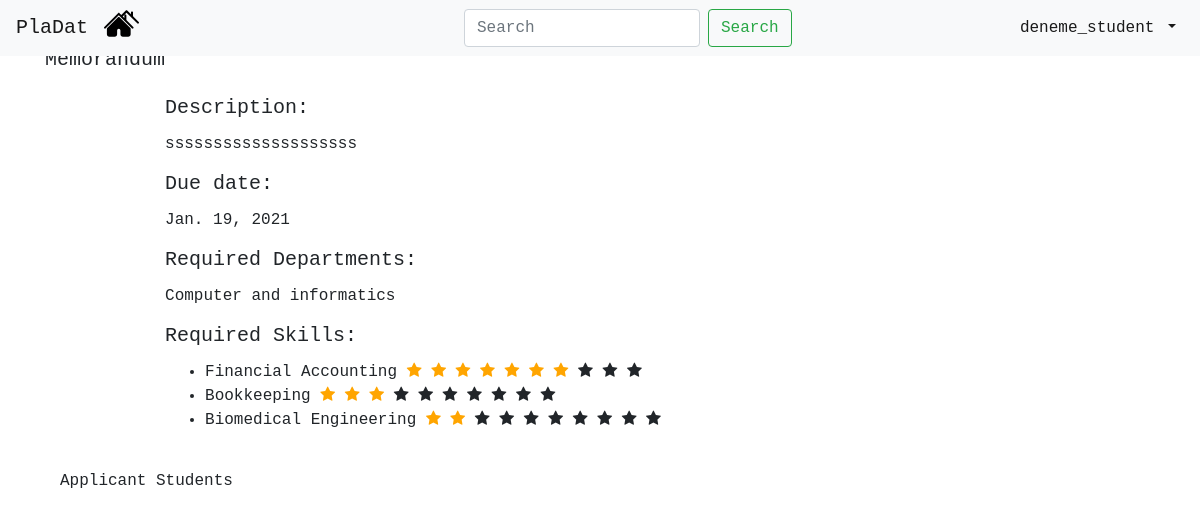
The page /see-details/28/ (signed in) on the database its author committed.
### mainapp/models.py (models this page shows, shortened)
class Job(models.Model):
    employer = models.ForeignKey(Employer, on_delete=models.CASCADE,default=None) #employer_id
    job_title = models.CharField(max_length=100,default=None)
    job_description = models.CharField(max_length=100,default=None) #description
    publish_time = models.DateTimeField(auto_now_add=True, blank=True)
    due_date = models.DateField(default=None,null=True)
    req_departments = models.CharField(max_length=100,default=None,null=True)

class Skill(models.Model):
    skill = models.CharField(max_length=100,default=None)

### mainapp/views.py (the view)
# urls.py: path('see-details/<int:jobid>/', views.see_details, name='see_details'),
@login_required
def see_details(request, jobid):
    current_user = request.user
    job = Job.objects.get(id=jobid) # job to display it's details
    jobs_skill_total = get_skill_rate_zipped_job(job) # Zipping skill-rate and sent them to template
    jobs_owner = Employer.objects.get(id = job.employer_id)
    is_jobs_owner =  (current_user.id == jobs_owner.user_id)
    matched_students = []
    if JobSkill.objects.filter(job_id=job.id).count() > 1:
        for item in match_students(job):
            matched_students.append(Student.objects.get(id=item[0]))
    applications = Application.objects.filter(job_id = jobid)
    who_applied = []
    for item in applications:
        if item.is_accepted==0: # 0 is waiting, 1 is declined, 2 is accepted
            who_applied.append(Student.objects.get(id = item.student_id))
    students_skill_total_all = []
    for item in who_applied:
        students_skill_total = get_skill_rate_zipped_student(item)
        students_skill_total_all.append(students_skill_total)
    students_skill_total_all_zipped = zip(who_applied,students_skill_total_all)
    return render(request, "see-details.html",{"job": job, "jobs_skill_total": jobs_skill_total,
                                               "is_jobs_owner": is_jobs_owner,
                                                "students_skill_total_all_zipped": students_skill_total_all_zipped,
                                                "matched_students": matched_students})

### mainapp/utils.py (called while the page is built)
def get_skill_rate_zipped_job(job):
    jobs_skill = JobSkill.objects.filter(job_id=job.id)
    jobs_skill_list = []
    jobs_rate_list = []
    for item in jobs_skill:
        jobs_skill_list.append(Skill.objects.get(id=item.skill_id).skill)
        jobs_rate_list.append(item.rate)
    jobs_skill_total = zip(jobs_skill_list, jobs_rate_list)
    return jobs_skill_total

### mainapp/templates/see-details.html (shortened to what this page needs)
{% extends 'navbar.html' %}
{% block content %}
<!doctype html>
<html lang="en">
  <head>
  {% load static %}
    <link rel="stylesheet" href="https://maxcdn.bootstrapcdn.com/bootstrap/4.0.0/css/bootstrap.min.css">
      <link rel="stylesheet" href="https://cdnjs.cloudflare.com/ajax/libs/font-awesome/4.7.0/css/font-awesome.min.css">
  </head>
  <body>
    <br><br>
    <div class="container-fluid">
    <div class="row">
                <h5>{{job.job_title}}</h5>
                <div>
                    <br><br>
                    <h5 class="card-title">Description:</h5>
                    <p class="card-text">{{job.job_description}}</p>
                    <h5 class="card-title">Due date:</h5> <p class="card-text"> {{job.due_date}}</p>
                    <h5 class="card-title">Required Departments:</h5>
                    <p class="card-text"> {{job.req_departments}}</p>
                    <h5 class="card-title">Required Skills:</h5>
                    <ul >
                        {% for skill,rate in jobs_skill_total %}
                        <li> {{skill}}
                          {% for i in '0123456789'|make_list %}
                          {% if forloop.counter <= rate %}
                          <span class="fa fa-star checked" style="color: orange"></span>
                          {% else %}
                          <span class="fa fa-star"></span>
                          {% endif %}
                          {% endfor %}
                        </li>
                      {% endfor %}
                </ul>
                </div>
            </div>
        </div>
    <div class="container-fluid">
    <br><h6>Applicant Students</h6><br>
    </div>
  </body>
</html>
{% endblock %}

### mainapp/templates/navbar.html (shortened to what this page needs)
<!doctype html>
<html lang="en">
  <head>
    {% load static %}
    <link rel="stylesheet" href="https://maxcdn.bootstrapcdn.com/bootstrap/4.0.0/css/bootstrap.min.css">
  </head>
  <body>
    <nav class="navbar navbar-expand-sm navbar-light bg-light fixed-top ">
        <a href="#" class="navbar-brand">PlaDat</a>
        <div class="navbar-collapse collapse w-100 order-1 order-md-0 dual-collapse2">
            <ul class="navbar-nav mr-auto">
                <li class="nav-item">
                    <a href="{% url 'index' %}"> <img style="width:35px; margin-top: -10px; margin-left: -1%;" src="{% static "two-houses.svg" %}"> </a>
                </li>
            </ul>
        </div>
        <div class="navbar-collapse collapse w-100 order-1 order-md-0 dual-collapse2">
          <form class="form-inline my-2 my-lg-0 ">
            <input class="form-control mr-sm-2 " type="search" placeholder="Search" aria-label="Search">
            <button class="btn btn-outline-success my-2 my-sm-0 " href="#" type="submit">Search</button>
          </form>
        </div>
        <div class="navbar-collapse collapse w-100 order-3 dual-collapse2">
            <ul class="navbar-nav ml-auto">
                <li class="nav-item dropdown">
                    <a class="nav-link dropdown-toggle active" href="#" id="navbarDropdown" role="button" data-toggle="dropdown" aria-haspopup="true" aria-expanded="false">
                      {{ user.username }}
                      </a>
                </li>
            </ul>
          </div>
    </nav>
    <div class="container">
      {% block content %}
      {% endblock %}
    </div>
    </body>
</html>

### mainapp/templates/navbar.html (style rules this page uses)
* { font-family: "Lucida Console", "Courier New", monospace; }
.navbar { max-height: 65px; }

### mainapp/templates/see-details.html (style rules this page uses)
* { font-family: "Lucida Console", "Courier New", monospace; }

### rows shown on the page
Job: job_title "Memorandum", job_description "ssssssssssssssssssss", due_date "Jan. 19, 2021", req_departments "Computer and informatics"
Skill: jobs_skill_total "Financial Accounting"
Skill: jobs_skill_total "Bookkeeping"
Skill: jobs_skill_total "Biomedical Engineering"

### other values the page prints
{{ user.username }} "deneme_student"
